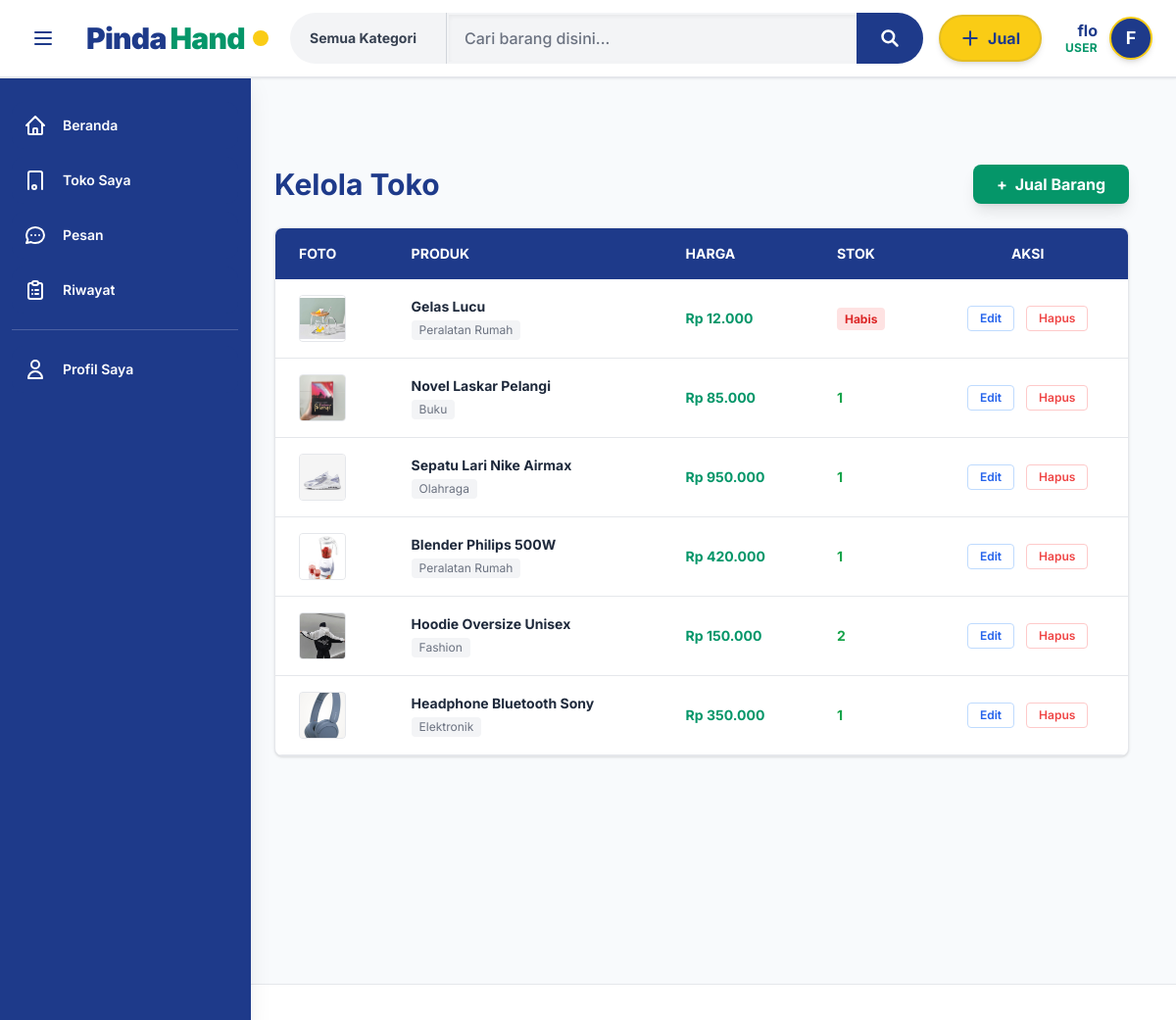
/views/store/my_products.php (signed in), run on the app's committed database.
### tables this page shows
CREATE TABLE `product` (
  `id` int(11) NOT NULL,
  `user_id` int(11) NOT NULL,
  `kategori_id` int(11) NOT NULL,
  `nama_product` varchar(150) NOT NULL,
  `harga` decimal(15,2) NOT NULL,
  `stok` int(11) DEFAULT 0,
  `description` text DEFAULT NULL,
  `photo` varchar(255) DEFAULT NULL,
  `status` enum('active','inactive') DEFAULT 'active',
  `createdAt` timestamp NOT NULL DEFAULT current_timestamp()
);

CREATE TABLE `kategori` (
  `id` int(11) NOT NULL,
  `nama_kategori` varchar(100) NOT NULL
);

### classes/products.php (called while the page is built, shortened)
<?php
class Products
{
    public function getByUserPaginated($conn, $user_id, $start, $limit)
    {
        $sql = "SELECT p.*, k.nama_kategori
                FROM product p
                JOIN kategori k ON p.kategori_id = k.id
                WHERE p.user_id = ?
                ORDER BY p.createdAt DESC
                LIMIT ?, ?";
        $stmt = $conn->prepare($sql);
        $stmt->bind_param("iii", $user_id, $start, $limit);
        $stmt->execute();
        return $stmt->get_result();
    }
}
?>

### views/store/my_products.php (the view, shortened to what this page needs)
<?php
include '../../config/conn.php';
include '../../views/layouts/header.php';
include '../../classes/products.php';
$productObj = new Products();
$user_id = $_SESSION['user_id'];
$limit = 10;
$pageActive = isset($_GET['page']) ? (int) $_GET['page'] : 1;
$start = ($pageActive > 1) ? ($pageActive * $limit) - $limit : 0;
$myProducts = $productObj->getByUserPaginated($conn, $user_id, $start, $limit);
?>
<div class="container mx-auto px-6 py-10">
    <div class="flex justify-between items-center mb-6">
        <h1 class="text-3xl font-bold text-[#1E3A8A]">Kelola Toko</h1>
        <a href="add.php"
            class="bg-[#059669] text-white px-6 py-2 rounded-lg font-bold hover:bg-emerald-700 transition shadow-lg flex items-center gap-2">
            <span>+</span> Jual Barang
        </a>
    </div>
    <div class="bg-white rounded-lg shadow overflow-hidden border border-gray-200">
        <table class="w-full text-left border-collapse">
            <thead class="bg-[#1E3A8A] text-white uppercase text-sm">
                <tr>
                    <th class="py-4 px-6">Foto</th>
                    <th class="py-4 px-6">Produk</th>
                    <th class="py-4 px-6">Harga</th>
                    <th class="py-4 px-6">Stok</th>
                    <th class="py-4 px-6 text-center">Aksi</th>
                </tr>
            </thead>
            <tbody class="text-gray-700 text-sm">
                <?php if (mysqli_num_rows($myProducts) > 0): ?>
                    <?php while ($row = mysqli_fetch_assoc($myProducts)): ?>
                        <tr class="border-b hover:bg-gray-50 transition">
                            <td class="py-4 px-6">
                                <img src="<?= BASE_URL ?>uploads/products/<?= $row['photo'] ?>"
                                    class="w-12 h-12 object-cover rounded border bg-gray-100">
                            </td>
                            <td class="py-4 px-6">
                                <div class="font-bold text-slate-800"><?= $row['nama_product'] ?></div>
                                <div class="text-xs text-gray-500 bg-gray-100 px-2 py-0.5 rounded inline-block mt-1">
                                    <?= $row['nama_kategori'] ?>
                                </div>
                            </td>
                            <td class="py-4 px-6 font-bold text-[#059669]">
                                Rp <?= number_format($row['harga'], 0, ',', '.') ?>
                            </td>
                            <td class="py-4 px-6">
                                <?php if ($row['stok'] > 0): ?>
                                    <span class="text-green-600 font-bold"><?= $row['stok'] ?></span>
                                <?php else: ?>
                                    <span class="bg-red-100 text-red-600 text-xs px-2 py-1 rounded font-bold">Habis</span>
                                <?php endif; ?>
                            </td>
                            <td class="py-4 px-6 text-center">
                                <div class="flex justify-center gap-3">
                                    <a href="edit.php?id=<?= $row['id'] ?>"
                                        class="text-blue-600 hover:text-blue-800 font-semibold text-xs border border-blue-200 px-3 py-1 rounded hover:bg-blue-50 transition">
                                        Edit
                                    </a>
                                    <a href="<?= BASE_URL ?>actions/product_delete.php?id=<?= $row['id'] ?>"
                                        onclick="return confirm('Yakin ingin menghapus produk ini selamanya?')"
                                        class="text-red-500 hover:text-red-700 font-semibold text-xs border border-red-200 px-3 py-1 rounded hover:bg-red-50 transition">
                                        Hapus
                                    </a>
                                </div>
                            </td>
                        </tr>
                    <?php endwhile; ?>
                <?php endif; ?>
            </tbody>
        </table>
    </div>
</div>
<?php include '../../views/layouts/footer.php'; ?>

### assets/css/style.css (style rules this page uses)
:root { --color-navy: #1E3A8A; --color-emerald: #059669; --color-yellow: #FACC15; --bg-slate: #F8FAFC; }

### data on the page
product: photo (picture), nama_product "Gelas Lucu", kategori.nama_kategori "Peralatan Rumah", harga "12.000", stok "Habis"
product: photo (picture), nama_product "Novel Laskar Pelangi", kategori.nama_kategori "Buku", harga "85.000", stok "1"
product: photo (picture), nama_product "Sepatu Lari Nike Airmax", kategori.nama_kategori "Olahraga", harga "950.000", stok "1"
product: photo (picture), nama_product "Blender Philips 500W", kategori.nama_kategori "Peralatan Rumah", harga "420.000", stok "1"
product: photo (picture), nama_product "Hoodie Oversize Unisex", kategori.nama_kategori "Fashion", harga "150.000", stok "2"
product: photo (picture), nama_product "Headphone Bluetooth Sony", kategori.nama_kategori "Elektronik", harga "350.000", stok "1"

### other printed values
$_SESSION['username'] "flo"
$_SESSION['role'] "USER"
substr($_SESSION['username'], 0, 1) "F"
